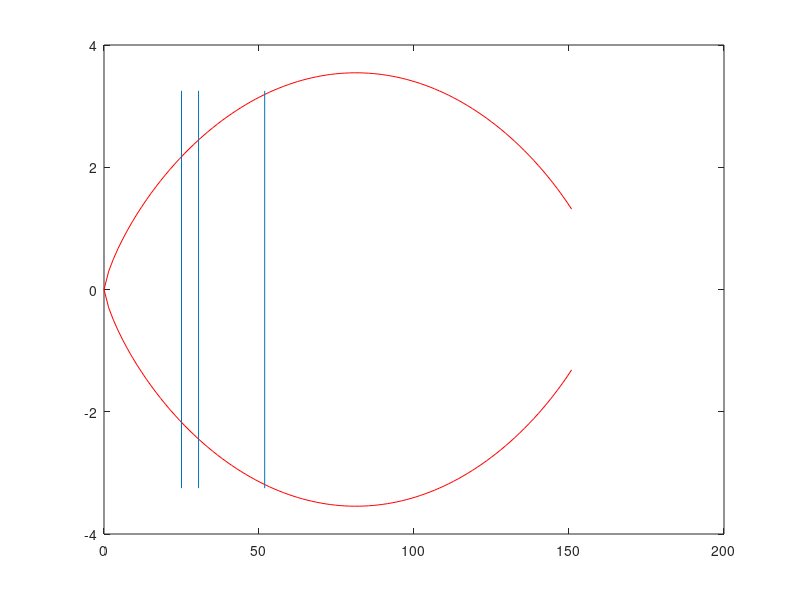

This figure's MATLAB source:
%% Fuselage Preliminary Design % Sadraey %
% Meta
% FUSELAGE DESIGN CHANGED TO SEARS-HAACK BODY
% Total Length Extended to 150ft
%%
% Test Change in GITHUB
% Design Requirements 
% Main: Accomodate Passengers
% Secondary: Must accomodate crew, landing gear, fuel, systems, empennage
% Optimization: Low Drag, Positive Lift generation, low weight, comfort,
% structural flight, external symmetry, low wetted area
%% Load Aircraft Variables
if ~exist('Wt', 'var')
   clc;
   clear;
   load('aircraft_vars.mat'); 
   close all;
end

%% Determine Number of Passengers and Crew
n_p = 8; % number of passengers
n_c = 2; % number of crew members
%% Establish Human Size and Target Passenger
% Passengers will be from U.S.
% Figures 7.5 and 7.6
% Design for passengers that are 5' 2" - 6' 3"
% Arm length 2.6 ft
% Chair Height 1.6 ft
% Shoulder to Shoulder 2ft
%% Cockpit % Sadraey %
% Distance from spine to taxi instrument 3.5 ft
% 1ft minimum from butt to floor
% 4 - 10 cm
T_w = 0.23; % ft with 7 cm wall thickness
L_CP = 5.5; %ft preliminary choice
W_pilot = 15/12; % distance between pilot seats (aisle) ft 
% Table 7.4
W_CPs = 20/12; % seat width cockpit ft
W_CP = 2*W_CPs + W_pilot; % Cockpit Width interior
% Equation 7.9 
D_CP = W_CP + 2*T_w; % diameter of cockpit with thickness included
% Must look into instrumentation sizing
fprintf('Cockpit Diameter is %0.2f ft \n',D_CP)
fprintf('Cockpit Length is %0.2f ft \n',L_CP)
%% Passenger Cargo
% pg 369 Eq 7.4
v_b = 5.156; % average bag/luggage size ft^3
v_btotal = n_p * v_b; %ft^3


%% L/D length to diameter ratio
% Table 7.7
% L/D for Concorde is 23.
% shooting for this range
%% Passenger Cabin % Sadraey %
% Calculate Cabin Diameter
W_s = 25/12 ; % seat width ft
% Table 7.3
W_a = 23/12; % aisle distance ft
W_C = 2*W_s + W_a; % Interior Cabin Width ft
% Equation 7.9
D_C = W_C + 2*T_w; % Cabin Diameter ft

% Calculate Cabin Length
P_s = 40/12; % seat pitch or distance between seats (ft)

n_r = n_p/2; % number of rows
% Equation 7.1
L_C = n_r*P_s+8; % Cabin Length
fprintf('Passenger Cabin Diameter is %0.2f ft \n',D_C)
fprintf('Passenger Cabin Length is %0.2f ft \n',L_C)
% Headroom from Table 7.4
% Will we have carry-on over or same level?
Headroom = 66.912; %ft for first class
% Must also consider lavatory

%% Cargo
% Depends on volume and will most likely be beneath passenger cabin
%% Nose Design
% Look at supersonic design and weight and balance
L_n = 25; % arbitrary length of nose ft
% Looking at the SEARS-HACK Body Equation from WIKIPEDIA
% x = linspace(0,0.5,100); % range
% R_max = 2; % arbitrary maximum nose radius ft
% V_n = (3*pi^2/16 * R_max^2*L_n)/2; % Volume of nose
% S_x = pi*R_max^2*(4*x.*(1-x)).^(3/2); % nose cross sectional area
% r_x = R_max*(4*x.*(1-x)).^(3/4);% nose radius
% FigHandle = figure('Position', [250, 250, L_n*40, R_max*40]);
% figure(1)
% plot(2*x*L_n,r_x,'r',2*x*L_n,-r_x,'r')
% title('Sears-Hack Body Nose Design')
% Based on Wave Drag Equation, wave drag is reduced by increasing length
% and decreasing volume
% calculated from the derivative of the radius
% Theta = 16.4223 degrees
% Beta = 58.471 degrees
% Oblique Shock Ma2 = 1.06
%% Rear Section
% Will Include Tail and Wing as well for supersonic aircraft.

L_R = 99; % arbitrary length of rear section ft


%% Length to Diameter Ratio Fineness Ratio
L_N = 25; % arbitrary length of nose ft
%% Length of Fuselage
% Equation 7.10 
L_F = L_CP + L_C + L_N + L_R; % Total Fuselage Length
fprintf('The fuselage length is %0.2f ft \n',L_F)
%% Length to Diameter Ratio
Dmax = 100/12;
LF_DF = L_F/Dmax; 
fprintf('The L/D ratio for the fuselage is %0.2f  \n',LF_DF)
%% Fuel Tanks
m_f = 182377.09/9.81; % kg of fuel
% Table 7.8 for fuel types and density
rho_f = 840; % kg/m^3
V_f = m_f/rho_f; % m^3
V_f = V_f * 35.31; % ft^3
fprintf('The fuel tank volume is %0.2f ft^3 \n',1.2*V_f)
%% Volume of Bottom Half
% Equation 7.4a
V_bot = 0.5* (pi*W_C^2/4*(L_C+L_R));
fprintf('The bottom volume for the fuselage is %0.2f ft^3 \n',V_bot)
%% SEARS-HACK FUSELAGE
% Look at supersonic design and weight and balance
L_F2 = L_F; % arbitrary length of nose ft
% Looking at the SEARS-HACK Body Equation from WIKIPEDIA
x = linspace(0,1,100); % range
x_2 = linspace(0,140*12,100);
R_max = D_C/2; % arbitrary maximum nose radius ft
V_n = (3*pi^2/16 * R_max^2*L_F2)/2;
S_x = pi*R_max^2*(4*x.*(1-x)).^(3/2); % nose cross sectional area
r_x = R_max*(4*x.*(1-x)).^(3/4);
r_x2 = ((1/(12.*L_F2)).*(4.*x_2.*(12.*L_F2-x_2)).^.75)/12; % Solidworks
FigHandle = figure('Position', [250, 250, L_F2*40, R_max*40]);
%figure(1)
x_CP = L_n+L_CP;
x_C = x_CP + L_C;
plot(x*L_F2,r_x2,'r',x*L_F2,-r_x2,'r')
line([L_n L_n], [-3.25 3.25]);
line([x_CP x_CP], [-3.25 3.25]);
line([x_C x_C], [-3.25 3.25]);

%title('Haack Body Fuselage Design')
%%
% z = L_F*x;
% Z = meshgrid(z,z);
% Theta = linspace(0,2*pi,100);
% [R ,PHI] = meshgrid(r_x,Theta);
% FigHandle = figure('Position', [50, 50, 600, 600]);
% surf(R.*cos(PHI), R.*sin(PHI), Z);
% view(3)
% set(gca,'zdir','reverse')
% colormap hsv
% axis equal
